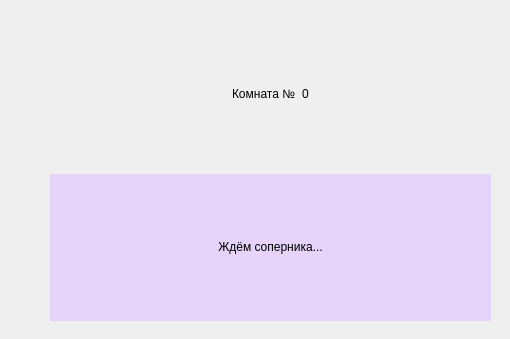
<?xml version="1.0" encoding="UTF-8"?>
<ui version="4.0">
 <class>WaitingForm</class>
 <widget class="QWidget" name="WaitingForm">
  <property name="geometry">
   <rect>
    <x>0</x>
    <y>0</y>
    <width>510</width>
    <height>339</height>
   </rect>
  </property>
  <property name="windowTitle">
   <string>Form</string>
  </property>
  <widget class="QWidget" name="verticalLayoutWidget">
   <property name="geometry">
    <rect>
     <x>50</x>
     <y>20</y>
     <width>441</width>
     <height>301</height>
    </rect>
   </property>
   <layout class="QVBoxLayout" name="verticalLayout">
    <item>
     <layout class="QHBoxLayout" name="horizontalLayout">
      <item>
       <spacer name="horizontalSpacer">
        <property name="orientation">
         <enum>Qt::Horizontal</enum>
        </property>
        <property name="sizeHint" stdset="0">
         <size>
          <width>40</width>
          <height>20</height>
         </size>
        </property>
       </spacer>
      </item>
      <item>
       <widget class="QLabel" name="label_2">
        <property name="styleSheet">
         <string notr="true">font: 12pt &quot;Sans Serif&quot;;</string>
        </property>
        <property name="text">
         <string>Комната №</string>
        </property>
       </widget>
      </item>
      <item>
       <widget class="QLabel" name="roomNumberLabel">
        <property name="styleSheet">
         <string notr="true">font: 12pt &quot;Sans Serif&quot;;</string>
        </property>
        <property name="text">
         <string>0</string>
        </property>
       </widget>
      </item>
      <item>
       <spacer name="horizontalSpacer_2">
        <property name="orientation">
         <enum>Qt::Horizontal</enum>
        </property>
        <property name="sizeHint" stdset="0">
         <size>
          <width>40</width>
          <height>20</height>
         </size>
        </property>
       </spacer>
      </item>
     </layout>
    </item>
    <item>
     <widget class="QLabel" name="label">
      <property name="styleSheet">
       <string notr="true">font: 18pt &quot;Sans Serif&quot;;
background-color: rgb(230, 211, 250);</string>
      </property>
      <property name="text">
       <string>&lt;html&gt;&lt;head/&gt;&lt;body&gt;&lt;p align=&quot;center&quot;&gt;Ждём соперника...&lt;/p&gt;&lt;/body&gt;&lt;/html&gt;</string>
      </property>
     </widget>
    </item>
   </layout>
  </widget>
 </widget>
 <resources/>
 <connections/>
</ui>
